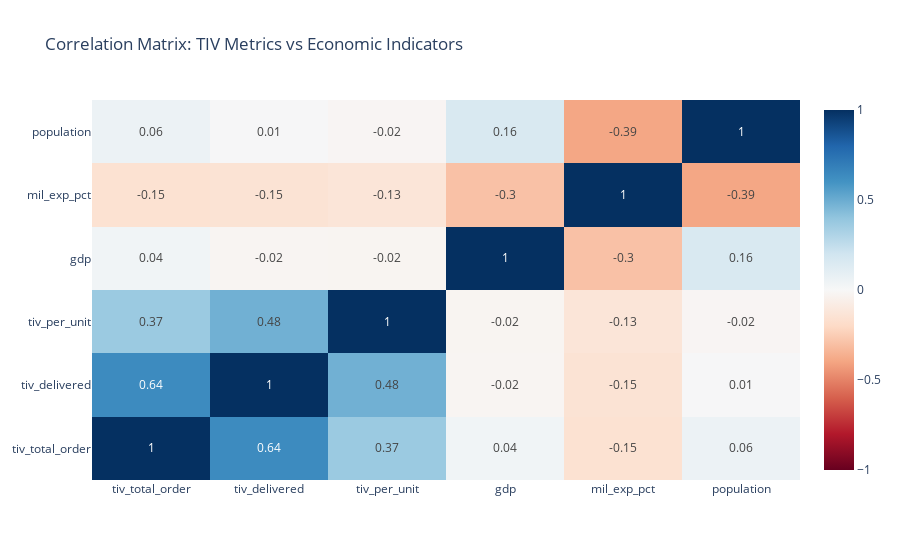

The code cell stored with this chart in its notebook:
### Code cell
# Correlation analysis with clean names
tiv_correlation_cols = ['tiv_total_order', 'tiv_delivered', 'tiv_per_unit',
                       'gdp', 'mil_exp_pct', 'population']
available_tiv_corr = [col for col in tiv_correlation_cols if col in df.columns]

corr_matrix = df[available_tiv_corr].corr()

fig = go.Figure(data=go.Heatmap(
    z=corr_matrix.values,
    x=corr_matrix.columns,
    y=corr_matrix.index,
    colorscale='RdBu',
    zmid=0,
    text=corr_matrix.round(2).values,
    texttemplate="%{text}",
    textfont={"size": 12}
))

fig.update_layout(title='Correlation Matrix: TIV Metrics vs Economic Indicators')
fig.show()

### Figure 1 — Plotly figure (JSON) as saved in the notebook; plotly's stock layout.template omitted (floating-point values rounded to 4 significant figures)
{"data": [{"colorscale": [[0, "rgb(103,0,31)"], [0.1, "rgb(178,24,43)"], [0.2, "rgb(214,96,77)"], [0.3, "rgb(244,165,130)"], [0.4, "rgb(253,219,199)"], [0.5, "rgb(247,247,247)"], [0.6, "rgb(209,229,240)"], [0.7, "rgb(146,197,222)"], [0.8, "rgb(67,147,195)"], [0.9, "rgb(33,102,172)"], [1, "rgb(5,48,97)"]], "text": [[1.0, 0.64, 0.37, 0.04, -0.15, 0.06], [0.64, 1.0, 0.48, -0.02, -0.15, 0.01], [0.37, 0.48, 1.0, -0.02, -0.13, -0.02], [0.04, -0.02, -0.02, 1.0, -0.3, 0.16], [-0.15, -0.15, -0.13, -0.3, 1.0, -0.39], [0.06, 0.01, -0.02, 0.16, -0.39, 1.0]], "textfont": {"size": 12}, "texttemplate": "%{text}", "type": "heatmap", "x": ["tiv_total_order", "tiv_delivered", "tiv_per_unit", "gdp", "mil_exp_pct", "population"], "y": ["tiv_total_order", "tiv_delivered", "tiv_per_unit", "gdp", "mil_exp_pct", "population"], "z": [[1.0, 0.6378, 0.3709, 0.03621, -0.1521, 0.056], [0.6378, 1.0, 0.4841, -0.02061, -0.1452, 0.007357], [0.3709, 0.4841, 1.0, -0.02318, -0.129, -0.01824], [0.03621, -0.02061, -0.02318, 1.0, -0.296, 0.1603], [-0.1521, -0.1452, -0.129, -0.296, 1.0, -0.3927], [0.056, 0.007357, -0.01824, 0.1603, -0.3927, 1.0]], "zmid": 0}], "layout": {"title": {"text": "Correlation Matrix: TIV Metrics vs Economic Indicators"}}}
